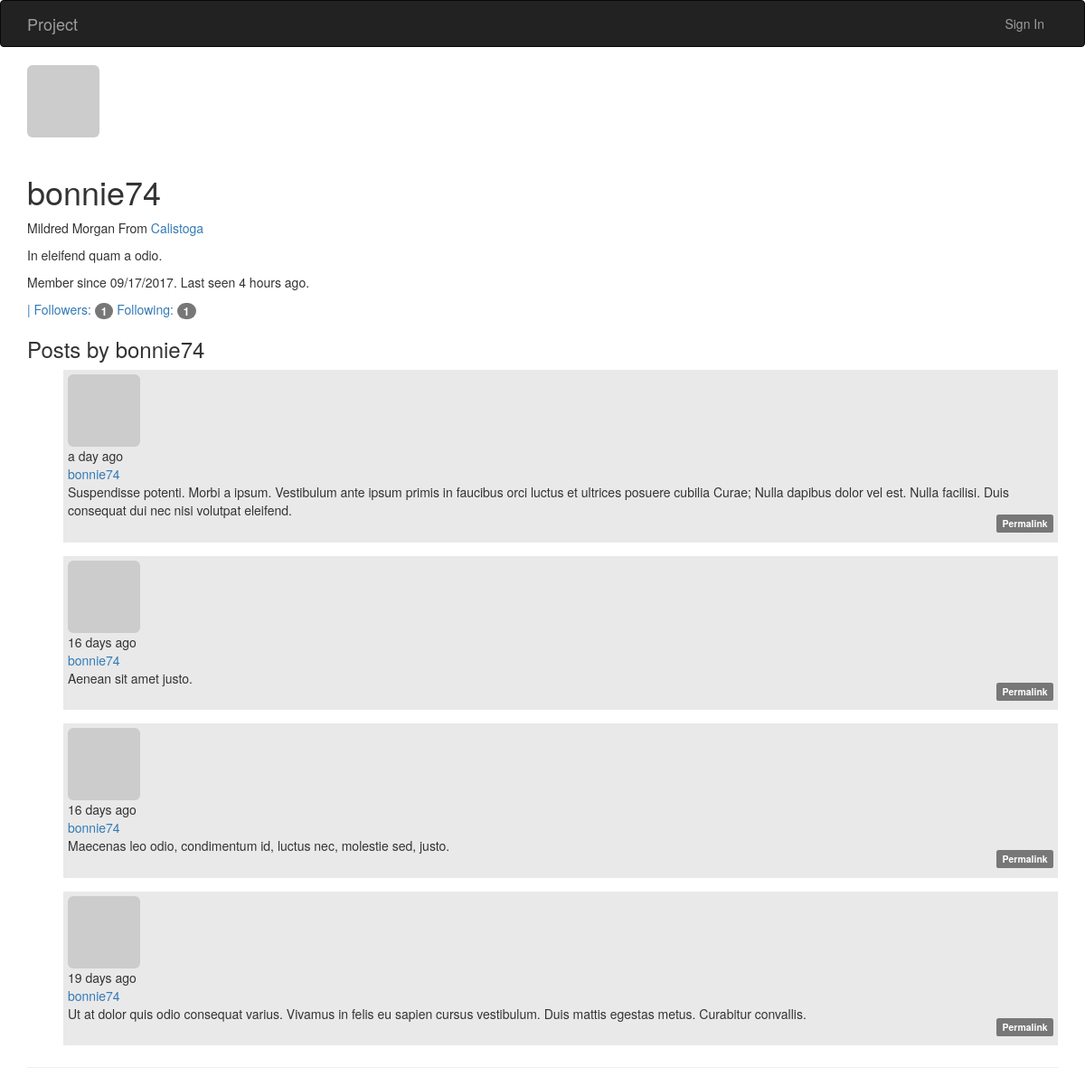
The app's page /user/bonnie74 with its own data.
### app/models.py (models this page shows, shortened)
class User(UserMixin, db.Model):
    __tablename__ = 'users'
    id = db.Column(db.Integer, primary_key=True)
    email = db.Column(db.String(64), unique=True, index=True)
    username = db.Column(db.String(64), unique=True, index=True)
    role_id = db.Column(db.Integer, db.ForeignKey('roles.id'))
    password_hash = db.Column(db.String(128))
    confirmed = db.Column(db.Boolean, default=False)
    name = db.Column(db.String(64))
    location = db.Column(db.String(64))
    about_me = db.Column(db.Text())
    member_since = db.Column(db.DateTime(), default=datetime.utcnow)
    last_seen = db.Column(db.DateTime(), default=datetime.utcnow)
    avatar_hash = db.Column(db.String(32))
    posts = db.relationship('Post', backref='author', lazy='dynamic')
    taxonomy = db.relationship('Taxonomy', backref='author', lazy='dynamic')
    followed = db.relationship('Follow',
                               foreign_keys=[Follow.follower_id],
                               backref=db.backref('follower', lazy='joined'),
                               lazy='dynamic',
                               cascade='all, delete-orphan')
    followers = db.relationship('Follow',
                                foreign_keys=[Follow.followed_id],
                                backref=db.backref('followed', lazy='joined'),
                                lazy='dynamic',
                                cascade='all, delete-orphan')
    comments = db.relationship('Comment', backref='author', lazy='dynamic')
    @property
    def password(self):
        raise AttributeError('password is not a readable attribute')
    def gravatar(self, size=100, default='identicon', rating='g'):
        if request.is_secure:
            url = 'https://secure.gravatar.com/avatar'
        else:
            url = 'http://www.gravatar.com/avatar'
        hash = self.avatar_hash or hashlib.md5(
            self.email.encode('utf-8')).hexdigest()
        return '{url}/{hash}?s={size}&d={default}&r={rating}'.format(
            url=url, hash=hash, size=size, default=default, rating=rating)

class Post(db.Model):
    __tablename__ = 'posts'
    id = db.Column(db.Integer, primary_key=True)
    body = db.Column(db.Text)
    body_html = db.Column(db.Text)
    timestamp = db.Column(db.DateTime, index=True, default=datetime.utcnow)
    author_id = db.Column(db.Integer, db.ForeignKey('users.id'))
    comments = db.relationship('Comment', backref='post', lazy='dynamic')
    taxonomy_id = db.Column(db.Integer, db.ForeignKey('taxonomy.id'))

### app/main/views.py (the view)
@main.route('/user/<username>')
def user(username):
	user = User.query.filter_by(username=username).first()
	if user is None:
		abort(404)
	posts = user.posts.order_by(Post.timestamp.desc()).all()
	return render_template('user.html', title = 'Profile', user=user, posts=posts)

### app/auth/views.py (called while the page is built)
@auth.before_app_request
def before_request():
    if current_user.is_authenticated:
        current_user.ping()
        if not current_user.confirmed \
                and request.endpoint \
                and request.endpoint[:5] != 'auth.' \
                and request.endpoint != 'static':
            return redirect(url_for('auth.unconfirmed'))

### app/main/__init__.py (called while the page is built)
@main.app_context_processor
def inject_permissions():
    return dict(Permission=Permission)

### app/models.py (called while the page is built)
    def can(self, permissions):
        return False

    def is_administrator(self):
        return False

### app/templates/user.html (shortened to what this page needs)
{% extends "base.html" %}
{% block content %}
<div class="container">
	<img class="img-rounded profile-thumbnail" src="{{ user.gravatar(size=256) }}">
    <div class="page-header">
     <h1>{{ user.username }}</h1>
    {% if user.name or user.location %}
        <p>
            {% if user.name %}{{ user.name }}{% endif %}
            {% if user.location %}
            From <a href="http://maps.google.com/?q={{ user.location }}">{{ user.location }}</a>
        {% endif %}
        </p>
    {% endif %}
    {% if user.about_me %}<p>{{ user.about_me }}</p>{% endif %}
	<p>
	Member since {{ moment(user.member_since).format('L') }}.
	Last seen {{ moment(user.last_seen).fromNow() }}.
	</p>
	<a href="{{ url_for('.followers', username=user.username) }}">
		| Followers:
		<span class="badge">{{ user.followers.count() }}</span>
	</a>
	<a href="{{ url_for('.followed_by', username=user.username) }}">
		Following: <span class="badge">{{ user.followed.count() }}</span>
	</a>
	<h3>Posts by {{ user.username }}</h3>
	{% include 'posts/_posts.html' %}
    </div>
</div>
{% endblock %}

### app/templates/base.html (shortened to what this page needs)
<html>
<head>
	<link href="{{ url_for('static', filename='bootstrap/css/bootstrap.min.css') }}" rel="stylesheet">
	<link href="{{ url_for('static', filename='style.css') }}" rel="stylesheet">
</head>
<body>
{% block navbar %}
	<div class="navbar navbar-inverse" role="navigation">
		<div class="container">
			<div class="navbar-header">
				<a class="navbar-brand" href="/">Project</a>
			</div>
			<div class="navbar-collapse collapse">
				<ul class="nav navbar-nav navbar-right">
					{% if current_user.is_authenticated %}
						<li class="dropdown">
						    <a href="#" class="dropdown-toggle" data-toggle="dropdown">
						        Account <b class="caret"></b>
						    </a>
						    <ul class="dropdown-menu">
						        <li><a href="{{ url_for('auth.logout') }}">Log Out</a></li>
						    </ul>
						</li>
					{% else %}
						<li><a href="{{ url_for('auth.login') }}">Sign In</a></li>
					{% endif %}
				</ul>
			</div>
		</div>
	</div>
{% endblock %}
{% block content %}{% endblock %}
</body>
</html>

### app/templates/posts/_posts.html (shortened to what this page needs)
<ul class="posts">
	{% for post in posts %}
		<li class="post">
			<div class="profile-thumbnail">
				<a href="{{ url_for('.user', username=post.author.username) }}">
					<img class="img-rounded profile-thumbnail" src="{{ post.author.gravatar(size=40) }}">
				</a>
			</div>
			<div class="post-date">{{ moment(post.timestamp).fromNow() }}</div>
			<div class="post-author">
				<a href="{{ url_for('.user', username=post.author.username) }}">
					{{ post.author.username }}
				</a>
			</div>
			<div class="post-body">{{ post.body }}</div>
			<div class="post-footer">
				{% if post.id != id %}
					<a href="{{ url_for('.post', id=post.id) }}">
						<span class="label label-default">{{id}}{% if post.id == id %} der post {%endif%}Permalink</span>
					</a>
				{% endif %}
			</div>
		</li>
	{% endfor %}
</ul>

### app/static/style.css (style rules this page uses)
ul.posts li { list-style: none; padding: 5px; background-color: #e9e9e9; margin-bottom: 15px; }
.post-footer { text-align: right; padding-bottom: 10px; }
.post-footer a { text-decoration: none; }

### records on screen
User: username "bonnie74", name "Mildred Morgan", location "Calistoga", about_me "In eleifend quam a odio.", member_since "09/17/2017", last_seen "4 hours ago"
Post: timestamp "a day ago", author.username "bonnie74", body "Suspendisse potenti. Morbi a ipsum. Vestibulum ante ipsum primis in faucibus orci luctus et ultrices posuere cubilia Curae; Nulla dapibus dolor vel est. Nulla facilisi. Duis consequat dui nec nisi volutpat eleifend."
Post: timestamp "16 days ago", author.username "bonnie74", body "Aenean sit amet justo."
Post: timestamp "16 days ago", author.username "bonnie74", body "Maecenas leo odio, condimentum id, luctus nec, molestie sed, justo."
Post: timestamp "19 days ago", author.username "bonnie74", body "Ut at dolor quis odio consequat varius. Vivamus in felis eu sapien cursus vestibulum. Duis mattis egestas metus. Curabitur convallis."

### other values on screen
{{ user.followers.count() }} "1"
{{ user.followed.count() }} "1"
